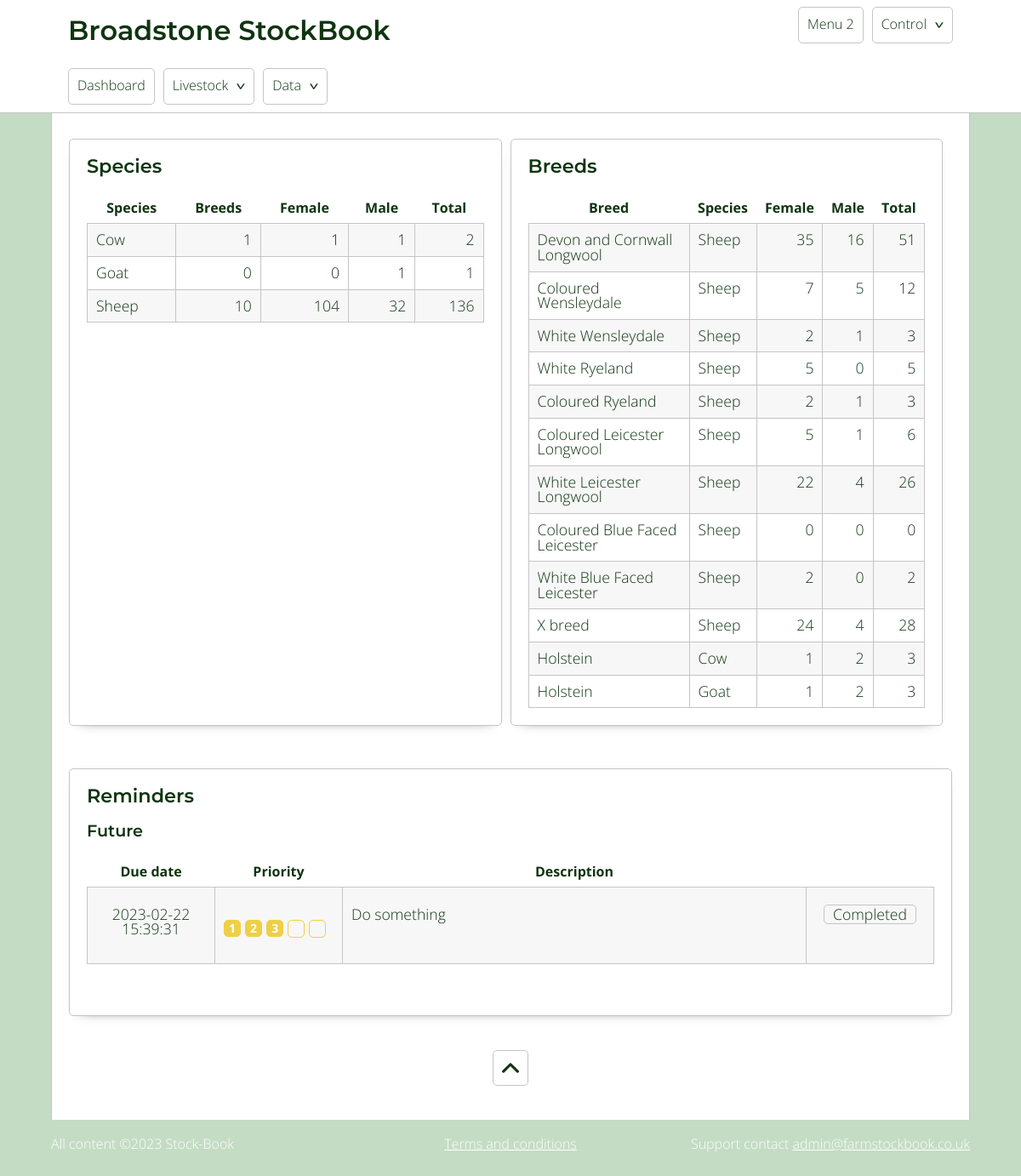
The page / on the database its author committed.
### tables this page shows
CREATE TABLE `species` (
  `id` int(11) NOT NULL,
  `species` varchar(255) NOT NULL,
  `notes` text NOT NULL
);

CREATE TABLE `breed` (
  `id` int(11) NOT NULL,
  `breed_name` varchar(500) NOT NULL,
  `species` int(11) NOT NULL DEFAULT 1,
  `notes` text DEFAULT NULL,
  `active` tinyint(1) NOT NULL DEFAULT 1
);

CREATE TABLE `reminders` (
  `id` int(11) NOT NULL,
  `created_date` timestamp NOT NULL DEFAULT current_timestamp(),
  `reminder_date` timestamp NOT NULL DEFAULT current_timestamp(),
  `priority` int(11) NOT NULL,
  `description` text NOT NULL,
  `emails` text NOT NULL,
  `remindMe_before` varchar(400) NOT NULL,
  `remindMe_after` varchar(400) NOT NULL,
  `completed` tinyint(1) NOT NULL DEFAULT 0
);

### includes/classes/Db.class.php (called while the page is built, shortened)
<?php
    class Db{
            private $db_servername = "localhost";
            private $db_username = "flockbook";
            private $db_password = "flockbook";
            private $db_dbName = "fb_redesign";
            protected function connect(){
                $pdo = new PDO("mysql:host=$this->db_servername;dbname=$this->db_dbName", $this->db_username, $this->db_password);
                $pdo -> setAttribute(PDO::ATTR_ERRMODE, PDO::ERRMODE_EXCEPTION);
                return self::$conn = $pdo;
            }
    }
?>

### includes/classes/Breeds.class.php (the view, shortened to what this page needs)
<?php
    class Breeds extends Db{
            public function simpleBreedCard($sortable){
                $sortable = $sortable ? 'sortable' : '';
                $query = "  SELECT DISTINCT(breed.breed_name), breed.id AS breedId, livestock.species AS speciesId
                            FROM breed
                            INNER JOIN livestock ON breed.id = livestock.breed
                            ORDER BY livestock.species, breed ";
                    $sql = self::$conn -> prepare($query);
                    $sql -> execute();
                    echo "  <table class='$sortable'>
                                <tr>
                                    <th>Breed</th>
                                    <th>Species</th>
                                    <th>Female</th>
                                    <th>Male</th>
                                    <th>Total</th>
                                </tr>";
                    while( $row = $sql -> fetch() ){
                        $species = $this -> getSpecies($row['speciesId']);
                        $breedCount_female = $this -> countBreed($row['breedId'],2);
                        $breedCount_male = $this -> countBreed($row['breedId'],1);
                        $breedCount_total = $breedCount_female + $breedCount_male;
                        echo "  <tr>
                                    <td class='left'>$row[breed_name]</td>
                                    <td class='left'>$species</td>
                                    <td>$breedCount_female</td>
                                    <td>$breedCount_male</td>
                                    <td>$breedCount_total</td>
                                </tr>";
                    }
                    echo "  </table>";
            }
            public function getSpecies($id){
                $query = "SELECT species FROM species WHERE :id = id";
                    $sql = self::$conn -> prepare($query);
                    $sql -> bindParam(':id', $id);
                    $sql -> execute();
                    $row = $sql -> fetch();
                    return $row['species'];
            }
            public function countBreed($breed, $gender){
                $query = "  SELECT COUNT(id) AS breedCount
                            FROM livestock
                            WHERE :breed = breed AND :gender = gender
                                    AND date_of_death IS null
                                    AND date_of_sale IS null
                                    AND deleted = 0";
                    $sql = self::$conn -> prepare($query);
                    $sql -> bindParam(':breed', $breed);
                    $sql -> bindParam(':gender', $gender);
                    $sql -> execute();
                    $row = $sql -> fetch();
                    return $row['breedCount'];
            }
    }
?>

### includes/classes/Species.class.php (shortened to what this page needs)
<?php
    class Species extends Db{
            public function speciesCard($edit){
                    $query = "SELECT * FROM species ORDER by species";
                    $sql = self::$conn -> prepare($query);
                    $sql -> execute();
                    $edit_col = $edit ? '<th class="delete_col"></th>' : '';
                    echo "  <table class='species_table'>
                                <tr>
                                    <th>Species</th>
                                    <th>Breeds</th>
                                    <th>Female</th>
                                    <th>Male</th>
                                    <th>Total</th>
                                    $edit_col
                                </tr>";
                                    while( $row = $sql -> fetch() ){
                                        $data_tag = $edit ? "data-id = '$row[id]' class='js-view'" : '';
                                        $livestockCount_male = $this -> countSpecies($row['id'],1);
                                        $livestockCount_female = $this -> countSpecies($row['id'],2);
                                        $livestockCount = $livestockCount_female + $livestockCount_male;
                                        $breedCount = $this -> countBreeds($row['id']);
                                        if( $edit && ($livestockCount == 0 && $breedCount == 0) ){
                                            $edit_cell = "<td><a class='js-delete delete_link' data-id='$row[id]' data-deletetype='species'>Delete</a></td>";
                                        }elseif( $edit && ($livestockCount > 0 || $breedCount > 0) ){
                                            $edit_cell = '<td></td>';
                                        }else{
                                            $edit_cell = '';
                                        }
                                        echo " <tr $data_tag>
                                                    <td class='left'>$row[species]</td>
                                                    <td>$breedCount</td>
                                                    <td>$livestockCount_female</td>
                                                    <td>$livestockCount_male</td>
                                                    <td>$livestockCount</td>
                                                    $edit_cell
                                                </tr>";
                                    }
                    echo "  </table>";
            }
            public function countBreeds($species){
                $query = "SELECT COUNT(id) AS breedCount FROM breed WHERE :species = species";
                    $sql = self::$conn -> prepare($query);
                    $sql -> bindParam(':species', $species);
                    $sql -> execute();
                    $row = $sql -> fetch();
                    return $row['breedCount'];
            }
            public function countSpecies($species, $gender){
                $query = "  SELECT COUNT(id) as speciesCount
                            FROM livestock
                            WHERE :species = species
                                    AND :gender = gender
                                    AND deleted != 1
                                    AND date_of_death IS null
                                    AND date_of_sale IS null";
                    $sql = self::$conn -> prepare($query);
                    $sql -> bindParam(':species', $species);
                    $sql -> bindParam(':gender', $gender);
                    $sql -> execute();
                    $row = $sql -> fetch();
                    return $row['speciesCount'];
            }
    }
?>

### includes/classes/reminders.class.php (shortened to what this page needs)
<?php
    class Reminders extends Db{
            public function remindersCard($site_data, $context){
                    switch( $context ){
                        case 'future':
                            $query = "SELECT * FROM reminders
                                      WHERE reminder_date > CURRENT_DATE() AND completed != 1
                                      ORDER by reminder_date ASC";
                        break;
                    }
                    $sql = self::$conn -> prepare($query);
                    $sql -> execute();
                    echo "  <table class='reminder_table' data-classname='reminders'>
                                <tr>
                                    <th>Due date</th>
                                    <th>Priority</th>
                                    <th>Description</th>
                                    <th></th>
                                </tr>";
                                while( $row = $sql -> fetch() ){
                                    $priority = $this -> createPriority($row['priority'], 'p');
                                    $description = nl2br($row['description']);
                                    if($context != 'completed'){
                                        $editCell = "<td class='cen' width='150px'><a class='js-complete tableLink' data-id='$row[id]' data-state='not-complete'>Completed</a></td>";
                                    }else{
                                        $editCell = "<td class='cen' width='150px'>
                                                        <a class='js-complete tableLink' data-id='$row[id]' data-state='complete'>Not completed</a>
                                                        <a class='js-complete tableLink delete' data-id='$row[id]' data-state='delete'>Delete</a>
                                                     </td>";
                                    }
                                    echo " <tr data-id = '$row[id]' class='js-view' data-linktype='reminder'>
                                                <td class='cen'>$row[reminder_date]</td>
                                                <td width='100px' class='left'>$priority</td>
                                                <td class='left'>$description</td>
                                                $editCell
                                            </tr>";
                                }
                    echo "  </table>";
            }
            private function createPriority($priority, $return){
                switch(true){
                    case $priority == 3:
                        $colour = 'amber';
                    break;
                }
                if($return == 'span'){
                    $data = "<span class='priority $colour'>";
                }else{
                    $data = "<p class='priority $colour'>";
                }
                for( $i=0; $i<5; $i++ ){
                    $display = $i + 1;
                    if( $priority > $i ){
                        $data .= "<span>$display</span>";
                    }else{
                        $data .= "<span class='blank'></span>";
                    }
                }
                if($return == 'span'){
                    $data .= "</span>";
                }else{
                    $data .= "</p>";
                }
                return $data;
            }
    }
?>

### includes/style/style.css (style rules this page uses)
a,abbr,acronym,address,applet,article,aside,audio,b,big,blockquote,body,canvas,caption,center,cite,code,dd,del,details,dfn,div,dl,dt,em,embed,fieldset,figcaption,figure,footer,form,h1,h2,h3,h4,h5,h6,header,hgroup,html,i,iframe,img,ins,kbd,label,legend,li,mark,menu,nav,object,ol,output,p,pre,q,ruby,s,samp,section,small,span,strike,strong,sub,summary,sup,table,tbody,td,tfoot,th,thead,time,tr,tt,u,ul,var,video { margin:0;padding:0;border:0;font-size:100%;font:inherit;vertical-align:baseline }
body { line-height:1 }
table { border-spacing:0 }
body { font-family:Open Sans,sans-serif;font-weight:300;font-size:16px;background-color:#c4dcc4;color:#0f3510;overflow-y:scroll }
p { margin:0 0 20px }
* { box-sizing:border-box }
a.tableLink { display:inline-block;text-decoration:none;color:#0f3510;padding:2px 10px;margin-top:10px;border:1px solid #c5c5c5;border-radius:5px }
table { width:100%;border-collapse:collapse }
table td,table th { padding:10px;border:1px solid #c5c5c5 }
table th { font-weight:700;border:0 }
table td { text-align:right;font-size:1.1em }
table td.left { text-align:left }
table td.cen { text-align:center }
table tr { transition:background-color .5s ease-in-out }
table tr:nth-child(2n) { background-color:#f7f7f7 }
.reminder_table { margin-bottom:40px }
.reminder_table tr td:first-child,.reminder_table tr td:nth-child(2) { width:150px }
.mobile_table tr td span { display:inline-block;vertical-align:top;font-weight:700;width:120px;padding-right:20px;text-align:right }
.priority.amber span { background-color:#efcf46;border:1px solid #efcf46 }
.priority span { display:inline-block;border-radius:5px;margin-right:5px;vertical-align:top;color:#fff;padding:2px 5px;font-size:.8em;font-weight:700 }
.priority span.blank { background:none;width:20px;height:21px }
.mobile_reminders tr td .priority { display:inline }
.mobile_reminders tr td .priority span { width:auto;padding:2px 5px }
.mobile_reminders tr td .priority span.blank { background:none;width:20px;height:21px }

### rows shown on the page
species: species "Cow", breedCount "1", livestockCount_female "1", livestockCount_male "1", id "2"
species: species "Goat", breedCount "0", livestockCount_female "0", livestockCount_male "1", livestockCount "1"
species: species "Sheep", breedCount "10", livestockCount_female "104", livestockCount_male "32", livestockCount "136"
breed: breed_name "Devon and Cornwall Longwool", species "Sheep", breedCount_female "35", breedCount_male "16", breedCount_total "51"
breed: breed_name "Coloured Wensleydale", species "Sheep", breedCount_female "7", breedCount_male "5", id "12"
breed: breed_name "White Wensleydale", species "Sheep", breedCount_female "2", breedCount_male "1", breedCount_total "3"
breed: breed_name "White Ryeland", species "Sheep", breedCount_female "5", breedCount_male "0", breedCount_total "5"
breed: breed_name "Coloured Ryeland", species "Sheep", breedCount_female "2", breedCount_male "1", breedCount_total "3"
breed: breed_name "Coloured Leicester Longwool", species "Sheep", breedCount_female "5", breedCount_male "1", breedCount_total "6"
breed: breed_name "White Leicester Longwool", species "Sheep", breedCount_female "22", breedCount_male "4", breedCount_total "26"
breed: breed_name "Coloured Blue Faced Leicester", species "Sheep", breedCount_female "0", breedCount_male "0", breedCount_total "0"
breed: breed_name "White Blue Faced Leicester", species "Sheep", breedCount_female "2", breedCount_male "0", breedCount_total "2"
breed: breed_name "X breed", species "Sheep", breedCount_female "24", breedCount_male "4", breedCount_total "28"
breed: breed_name "Holstein", species "Cow", breedCount_female "1", breedCount_male "2", breedCount_total "3", species "Goat"
reminders: reminder_date "2023-02-22 15:39:31", display "1", display "2", display "3", priority 3 (drawn), description "Do something"

### other values the page prints
$site_data[site_name] "Broadstone"
$date "2023"
